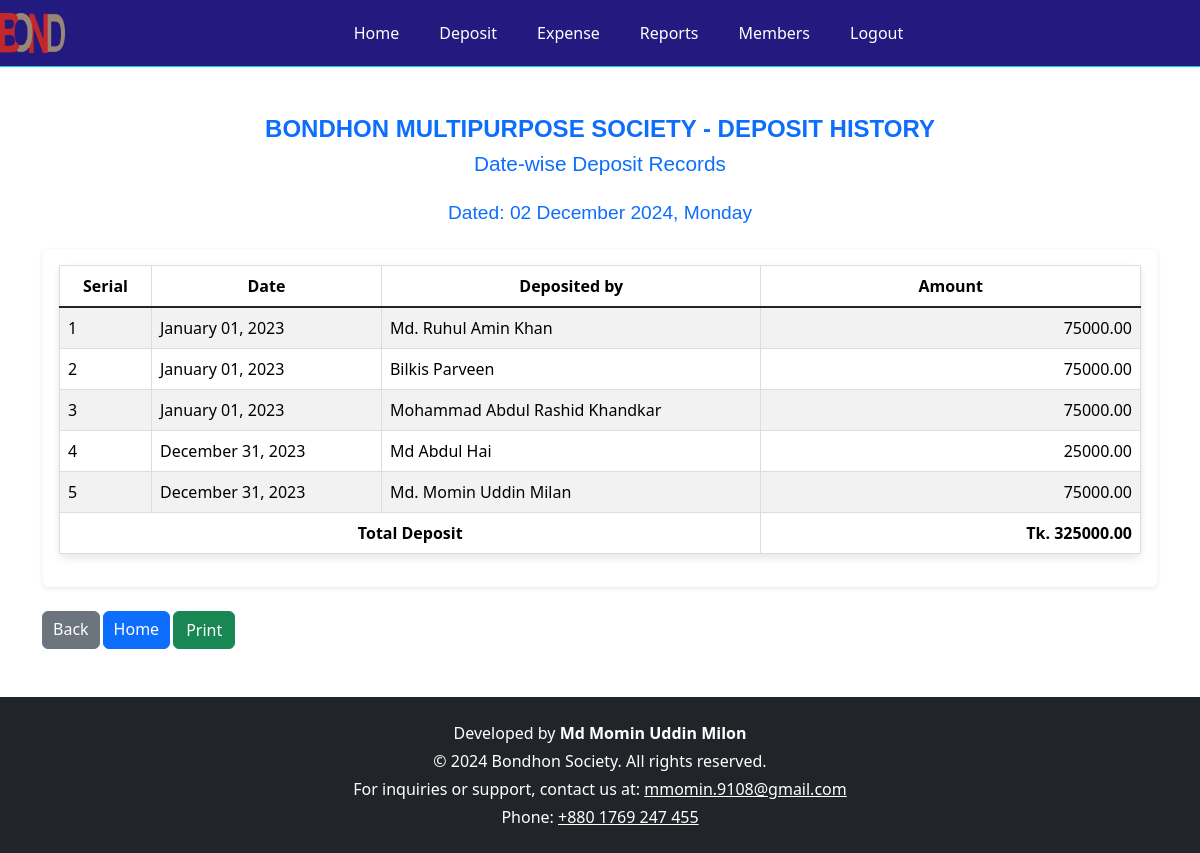
Page /date_wise_deposit/ (signed in) on the committed database.
### myapp/models.py (models this page shows, shortened)
class Deposit(models.Model):
    date = models.DateField()
    member = models.ForeignKey(SocietyMember, on_delete=models.CASCADE)
    amount = models.DecimalField(max_digits=10, decimal_places=2)
    fund_head = models.ForeignKey(ExpenseHead, on_delete=models.CASCADE)
    remark = models.CharField(max_length=200, default="Nil")

class SocietyMember(models.Model):
    MEMBER_DESIGNATION_CHOICES = [
        ("General Member", "General Member"),
        ("Treasurer", "Treasurer"),
        ("Secretary", "Secretary"),
        ("President", "President"),
    ]
    name = models.CharField(max_length=255)
    society_designation = models.CharField(
        max_length=50, choices=MEMBER_DESIGNATION_CHOICES, default="General Member"
    )
    phone_number = models.CharField(max_length=15)
    address = models.TextField(null=True, blank=True)
    shares = models.PositiveIntegerField(default=1)
    joining_date = models.DateField(default=date.today)
    def __str__(self):
        return self.name

### myapp/views.py (the view)
# urls.py: path('date_wise_deposit/', views.date_wise_deposit, name='date_wise_deposit'),
def date_wise_deposit(request):
    date_wise_deposit = Deposit.objects.all().order_by('date')
    total_deposit = date_wise_deposit.aggregate(Sum('amount'))['amount__sum'] or 0
    context = {
        'date_wise_deposit': date_wise_deposit,
        'total_deposit': total_deposit
    }
    return render(request, 'date_wise_deposit.html', context)

### templates/date_wise_deposit.html (shortened to what this page needs)
{% extends 'base.html' %}
{% block content %}
<div class="container mt-5">
    <h4 class="text-center mb-2 text-primary" style="font-family: 'Arial', sans-serif; font-size: 1.5em; font-weight: 600;">BONDHON MULTIPURPOSE SOCIETY - DEPOSIT HISTORY</h4>
    <h5 class="text-center mb-4 text-primary" style="font-family: 'Arial', sans-serif; font-size: 1.3em; font-weight: 500;">Date-wise Deposit Records</h5>
    <h5 class="text-center mb-4 text-primary" style="font-family: 'Arial', sans-serif; font-size: 1.2em; font-weight: 400;">Dated: {% now "d F Y, l" %}</h5>
    <div class="card shadow-sm border-light">
        <div class="card-body">
            {% if date_wise_deposit %}
                <table class="table table-hover table-striped">
                    <thead class="thead-dark">
                        <tr>
                            <th style="width:8%">Serial</th>
                            <th style="width:20%">Date</th>
                            <th style="width:33%">Deposited by</th>
                            <th style="width:33%">Amount</th>
                        </tr>
                    </thead>
                    <tbody>
                        {% for deposit in date_wise_deposit %}
                            <tr>
                                <td class="text-start">{{ forloop.counter }}</td>
                                <td class="text-start">{{ deposit.date|date:"F d, Y" }}</td>
                                <td class="text-start">{{ deposit.member }}</td>
                                <td class="text-end">{{ deposit.amount|floatformat:2 }}</td>
                            </tr>
                        {% endfor %}
                        <tr class="total-row">
                            <td colspan="3" class="text-right">Total Deposit</td>
                            <td class="text-end">Tk. {{ total_deposit|floatformat:2 }}</td>
                        </tr>
                    </tbody>
                </table>
            {% else %}
                <p class="text-center text-warning">No deposits found.</p>
            {% endif %}
        </div>
    </div>
    <div class="d-flex justify-content-start mt-4">
        <a href="javascript:history.back()" class="btn btn-secondary" style="padding: 5px 10px; margin-right: 3px;">Back</a>
        <a href="{% url 'home' %}" class="btn btn-primary" style="padding: 5px 10px; margin-right: 3px;">Home</a>
        <button class="btn btn-success ml-2" onclick="window.print();">Print</button>
    </div>
</div>
{% endblock %}

### templates/date_wise_deposit.html (style rules this page uses)
table { width: 70%; margin: 0 auto; border-collapse: collapse; box-shadow: 0px 4px 8px rgba(0, 0, 0, 0.1); border-radius: 8px; }
th, td { padding: 10px; text-align: center; border: 1px solid #ddd; }
th { background-color: #f8f9fa; }
tr:nth-child(even) { background-color: #f2f2f2; }
.total-row { font-weight: bold; background-color: #e0f7fa; }

### rows in the picture
Deposit: date "January 01, 2023", member "Md. Ruhul Amin Khan", amount "75000.00"
Deposit: date "January 01, 2023", member "Bilkis Parveen", amount "75000.00"
Deposit: date "January 01, 2023", member "Mohammad Abdul Rashid Khandkar", amount "75000.00"
Deposit: date "December 31, 2023", member "Md Abdul Hai", amount "25000.00"
Deposit: date "December 31, 2023", member "Md. Momin Uddin Milan", amount "75000.00"

### other values in the picture
{{ total_deposit|floatformat:2 }} "325000.00"
